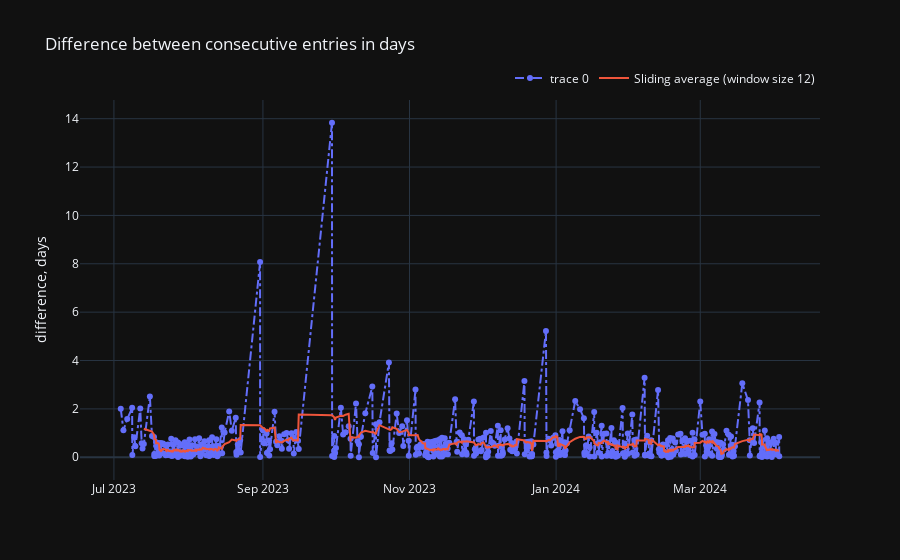

Write notebook code for a chart like this one.
### Markdown cell above
## Entries times differences

### Code cell
df.sub(include='home').entries_differences()

### Figure 1 — Plotly figure (JSON) as saved in the notebook; plotly's stock layout.template omitted (floating-point values rounded to 4 significant figures; data arrays with more than 128 entries replaced by an {"elided": "..."} marker saying what was removed)
{"data": [{"line": {"dash": "dashdot"}, "mode": "lines+markers", "type": "scatter", "x": {"elided": "498 str values"}, "y": {"elided": "498 float values"}}, {"line": {"width": 2}, "marker": {"size": 0}, "mode": "lines", "name": "Sliding average (window size 12)", "type": "scatter", "x": {"elided": "488 str values"}, "y": {"elided": "487 float values"}}], "layout": {"legend": {"orientation": "h", "x": 1, "xanchor": "right", "y": 1.02, "yanchor": "bottom"}, "title": {"text": "Difference between consecutive entries in days"}, "yaxis": {"title": {"text": "difference, days"}}}}
